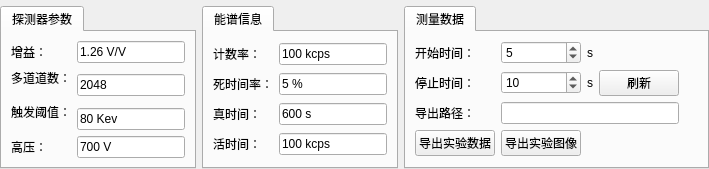
          <widget class="QWidget" name="spectroMeterPageDetailWidget">
           <layout class="QVBoxLayout" name="verticalLayout_17">
            <property name="leftMargin">
             <number>0</number>
            </property>
            <property name="topMargin">
             <number>0</number>
            </property>
            <property name="rightMargin">
             <number>0</number>
            </property>
            <property name="bottomMargin">
             <number>0</number>
            </property>
            <item>
             <layout class="QHBoxLayout" name="horizontalLayout_23">
              <property name="spacing">
               <number>2</number>
              </property>
              <item>
               <widget class="QCustomPlot" name="spectroMeter_left" native="true"/>
              </item>
              <item>
               <widget class="QCustomPlot" name="spectroMeter_right" native="true"/>
              </item>
             </layout>
            </item>
            <item>
             <widget class="QWidget" name="widget_5" native="true">
              <property name="sizePolicy">
               <sizepolicy hsizetype="Preferred" vsizetype="Fixed">
                <horstretch>0</horstretch>
                <verstretch>0</verstretch>
               </sizepolicy>
              </property>
              <layout class="QHBoxLayout" name="horizontalLayout_26">
               <property name="leftMargin">
                <number>0</number>
               </property>
               <property name="topMargin">
                <number>0</number>
               </property>
               <property name="rightMargin">
                <number>0</number>
               </property>
               <property name="bottomMargin">
                <number>0</number>
               </property>
               <item>
                <widget class="QTabWidget" name="tabWidget_38">
                 <property name="tabPosition">
                  <enum>QTabWidget::North</enum>
                 </property>
                 <widget class="QWidget" name="tabWidget_38Page1">
                  <attribute name="title">
                   <string>探测器参数</string>
                  </attribute>
                  <layout class="QGridLayout" name="gridLayout_4">
                   <item row="3" column="1">
                    <widget class="QLineEdit" name="lineEdit_4">
                     <property name="text">
                      <string>80 Kev</string>
                     </property>
                     <property name="readOnly">
                      <bool>true</bool>
                     </property>
                    </widget>
                   </item>
                   <item row="0" column="0">
                    <widget class="QLabel" name="label_55">
                     <property name="text">
                      <string>增益：</string>
                     </property>
                    </widget>
                   </item>
                   <item row="4" column="1">
                    <widget class="QLineEdit" name="lineEdit_5">
                     <property name="text">
                      <string>700 V</string>
                     </property>
                     <property name="readOnly">
                      <bool>true</bool>
                     </property>
                    </widget>
                   </item>
                   <item row="0" column="1">
                    <widget class="QLineEdit" name="lineEdit">
                     <property name="text">
                      <string>1.26 V/V</string>
                     </property>
                     <property name="readOnly">
                      <bool>true</bool>
                     </property>
                    </widget>
                   </item>
                   <item row="4" column="0">
                    <widget class="QLabel" name="label_60">
                     <property name="text">
                      <string>高压：</string>
                     </property>
                    </widget>
                   </item>
                   <item row="1" column="0">
                    <widget class="QLabel" name="label_57">
                     <property name="text">
                      <string>多道道数：</string>
                     </property>
                    </widget>
                   </item>
                   <item row="2" column="0" rowspan="2">
                    <widget class="QLabel" name="label_58">
                     <property name="text">
                      <string>触发阈值：</string>
                     </property>
                    </widget>
                   </item>
                   <item row="1" column="1" rowspan="2">
                    <widget class="QLineEdit" name="lineEdit_3">
                     <property name="text">
                      <string>2048</string>
                     </property>
                     <property name="readOnly">
                      <bool>true</bool>
                     </property>
                    </widget>
                   </item>
                  </layout>
                 </widget>
                </widget>
               </item>
               <item>
                <widget class="QTabWidget" name="tabWidget_39">
                 <property name="tabPosition">
                  <enum>QTabWidget::North</enum>
                 </property>
                 <widget class="QWidget" name="tabWidget_39Page1">
                  <attribute name="title">
                   <string>能谱信息</string>
                  </attribute>
                  <layout class="QGridLayout" name="gridLayout_5">
                   <item row="0" column="0">
                    <widget class="QLabel" name="label_56">
                     <property name="text">
                      <string>计数率：</string>
                     </property>
                    </widget>
                   </item>
                   <item row="1" column="0">
                    <widget class="QLabel" name="label_65">
                     <property name="text">
                      <string>死时间率：</string>
                     </property>
                    </widget>
                   </item>
                   <item row="3" column="0">
                    <widget class="QLabel" name="label_67">
                     <property name="text">
                      <string>活时间：</string>
                     </property>
                    </widget>
                   </item>
                   <item row="0" column="1">
                    <widget class="QLineEdit" name="lineEdit_6">
                     <property name="text">
                      <string>100 kcps</string>
                     </property>
                     <property name="readOnly">
                      <bool>true</bool>
                     </property>
                    </widget>
                   </item>
                   <item row="2" column="0">
                    <widget class="QLabel" name="label_66">
                     <property name="text">
                      <string>真时间：</string>
                     </property>
                    </widget>
                   </item>
                   <item row="2" column="1">
                    <widget class="QLineEdit" name="lineEdit_8">
                     <property name="text">
                      <string>600 s</string>
                     </property>
                     <property name="readOnly">
                      <bool>true</bool>
                     </property>
                    </widget>
                   </item>
                   <item row="3" column="1">
                    <widget class="QLineEdit" name="lineEdit_9">
                     <property name="text">
                      <string>100 kcps</string>
                     </property>
                     <property name="readOnly">
                      <bool>true</bool>
                     </property>
                    </widget>
                   </item>
                   <item row="1" column="1">
                    <widget class="QLineEdit" name="lineEdit_7">
                     <property name="text">
                      <string>5 %</string>
                     </property>
                     <property name="readOnly">
                      <bool>true</bool>
                     </property>
                    </widget>
                   </item>
                  </layout>
                 </widget>
                </widget>
               </item>
               <item>
                <widget class="QTabWidget" name="tabWidget_40">
                 <property name="tabPosition">
                  <enum>QTabWidget::North</enum>
                 </property>
                 <widget class="QWidget" name="tabWidget_40Page1">
                  <attribute name="title">
                   <string>测量数据</string>
                  </attribute>
                  <layout class="QGridLayout" name="gridLayout_30">
                   <item row="4" column="0">
                    <widget class="QLabel" name="label_72">
                     <property name="text">
                      <string>停止时间：</string>
                     </property>
                    </widget>
                   </item>
                   <item row="4" column="1">
                    <widget class="QSpinBox" name="spinBox_2">
                     <property name="value">
                      <number>10</number>
                     </property>
                    </widget>
                   </item>
                   <item row="6" column="0">
                    <widget class="QLabel" name="label_73">
                     <property name="text">
                      <string>导出路径：</string>
                     </property>
                    </widget>
                   </item>
                   <item row="0" column="1">
                    <widget class="QSpinBox" name="spinBox">
                     <property name="value">
                      <number>5</number>
                     </property>
                    </widget>
                   </item>
                   <item row="0" column="0">
                    <widget class="QLabel" name="label_71">
                     <property name="text">
                      <string>开始时间：</string>
                     </property>
                    </widget>
                   </item>
                   <item row="7" column="0">
                    <widget class="QPushButton" name="pushButton_27">
                     <property name="text">
                      <string>导出实验数据</string>
                     </property>
                     <property name="icon">
                      <iconset resource="../3rdParty/resource/resource.qrc">
                       <normaloff>:/daochu.png</normaloff>:/daochu.png</iconset>
                     </property>
                    </widget>
                   </item>
                   <item row="0" column="2">
                    <widget class="QLabel" name="label_16">
                     <property name="text">
                      <string>s</string>
                     </property>
                    </widget>
                   </item>
                   <item row="4" column="2">
                    <widget class="QLabel" name="label_17">
                     <property name="text">
                      <string>s</string>
                     </property>
                    </widget>
                   </item>
                   <item row="4" column="3">
                    <widget class="QPushButton" name="pushButton_24">
                     <property name="text">
                      <string>刷新</string>
                     </property>
                    </widget>
                   </item>
                   <item row="7" column="1">
                    <widget class="QPushButton" name="pushButton_28">
                     <property name="text">
                      <string>导出实验图像</string>
                     </property>
                     <property name="icon">
                      <iconset resource="../3rdParty/resource/resource.qrc">
                       <normaloff>:/daochu.png</normaloff>:/daochu.png</iconset>
                     </property>
                    </widget>
                   </item>
                   <item row="6" column="1" colspan="3">
                    <widget class="QLineEdit" name="lineEdit_2"/>
                   </item>
                   <item row="7" column="2" colspan="4">
                    <spacer name="horizontalSpacer_9">
                     <property name="orientation">
                      <enum>Qt::Horizontal</enum>
                     </property>
                     <property name="sizeHint" stdset="0">
                      <size>
                       <width>111</width>
                       <height>20</height>
                      </size>
                     </property>
                    </spacer>
                   </item>
                  </layout>
                 </widget>
                </widget>
               </item>
              </layout>
             </widget>
            </item>
           </layout>
          </widget>
